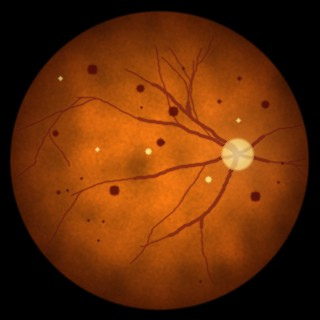
#> input picture backend/.pytest-run-1c1452fdd0954aa9b6415728a937f3ec/test_dashboard_dataset_and_per0/uploads/024a6099080f4df9a1fdbd7fc46926cd.jpg, 320 x 320 px
$ python -i preprocess.py   (imports and definitions only)
#> lines starting #> are read from the running program, lines starting #| are printed output that depends on the picture
"""Image preprocessing shared by training and inference (no PyTorch dependency)."""
from __future__ import annotations

from pathlib import Path
from typing import Union

import cv2
import numpy as np
from PIL import Image

ImageLike = Union[str, Path, Image.Image, np.ndarray]


def load_rgb(src: ImageLike) -> np.ndarray:
    """Load an image path / PIL image / array as an RGB uint8 array."""
    if isinstance(src, np.ndarray):
        return src.astype(np.uint8)
    img = src if isinstance(src, Image.Image) else Image.open(src)
    return np.asarray(img.convert("RGB"), dtype=np.uint8)


def crop_fundus(rgb: np.ndarray, threshold: int = 12) -> np.ndarray:
    """Remove black margins around the circular fundus and pad to a square."""
#> called with threshold = 12
    gray = cv2.cvtColor(rgb, cv2.COLOR_RGB2GRAY)
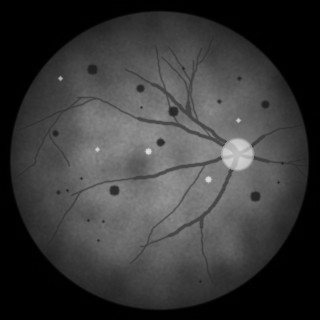
#> gray: shape (320, 320); min 0, max 221, mean 57.7
    ys, xs = np.where(gray > threshold)
    if len(ys) < 100:  # nothing recognisable – keep as is
        crop = rgb
    else:
        crop = rgb[ys.min(): ys.max() + 1, xs.min(): xs.max() + 1]
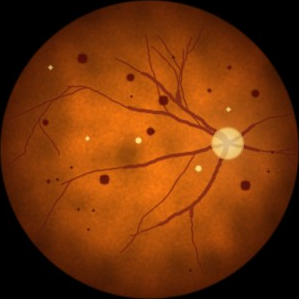
#> crop: shape (299, 299, 3); mean R, G, B 115.9, 51.7, 9.4
    h, w = crop.shape[:2]
#> h = 299; w = 299
    side = max(h, w)
#> side = 299
    canvas = np.zeros((side, side, 3), dtype=np.uint8)
    canvas[(side - h) // 2:(side - h) // 2 + h, (side - w) // 2:(side - w) // 2 + w] = crop
    return canvas


def apply_clahe(rgb: np.ndarray, clip_limit: float = 2.0, grid: int = 8) -> np.ndarray:
    """Contrast Limited Adaptive Histogram Equalisation on the L channel."""
#> called with clip_limit = 2, grid = 8
    lab = cv2.cvtColor(rgb, cv2.COLOR_RGB2LAB)
#> lab: shape (299, 299, 3); mean of channels 0, 1, 2 75.6, 152.7, 162.5
    clahe = cv2.createCLAHE(clipLimit=clip_limit, tileGridSize=(grid, grid))
    lab[..., 0] = clahe.apply(lab[..., 0])
#> lab: shape (299, 299, 3); mean of channels 0, 1, 2 92, 152.7, 162.5
    return cv2.cvtColor(lab, cv2.COLOR_LAB2RGB)
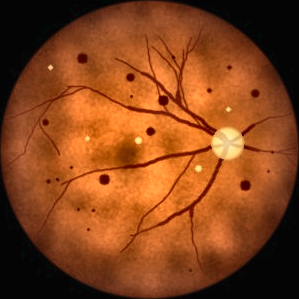
#> returned value: shape (299, 299, 3); mean R, G, B 134.4, 67.7, 27


def prepare_image(src: ImageLike, size: int = 224, clahe: bool = True) -> np.ndarray:
    """Crop → (optional) CLAHE → resize to ``size`` x ``size``. Returns RGB uint8."""
    rgb = crop_fundus(load_rgb(src))
    if clahe:
        rgb = apply_clahe(rgb)
    return cv2.resize(rgb, (size, size), interpolation=cv2.INTER_AREA)
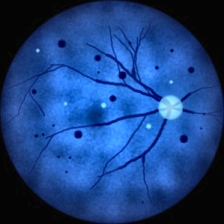
#> returned value: shape (224, 224, 3); mean of channels 0, 1, 2 134.4, 67.7, 27; drawn as B, G, R


def augment(rgb: np.ndarray, rng: np.random.Generator) -> np.ndarray:
    """Random flip / rotation / brightness-contrast jitter for a prepared (square) fundus image."""
    out = rgb
    if rng.random() < 0.5:
        out = out[:, ::-1]
    if rng.random() < 0.5:
        out = out[::-1, :]
    h, w = out.shape[:2]
    m = cv2.getRotationMatrix2D((w / 2, h / 2), float(rng.uniform(-25, 25)), 1.0)
    out = cv2.warpAffine(np.ascontiguousarray(out), m, (w, h), flags=cv2.INTER_LINEAR, borderValue=(0, 0, 0))
    alpha, beta = float(rng.uniform(0.85, 1.15)), float(rng.uniform(-12, 12))
    return np.clip(out.astype(np.float32) * alpha + beta, 0, 255).astype(np.uint8)

>>> import cv2
>>> picture = cv2.cvtColor(cv2.imread('../.pytest-run-1c1452fdd0954aa9b6415728a937f3ec/test_dashboard_dataset_and_per0/uploads/024a6099080f4df9a1fdbd7fc46926cd.jpg'), cv2.COLOR_BGR2RGB)
>>> result = prepare_image(picture)
